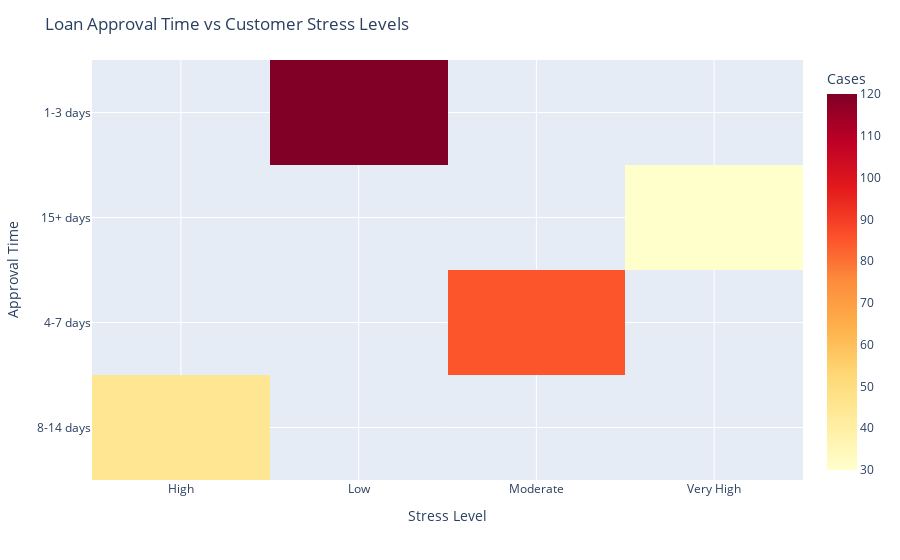

The code cell stored with this chart in its notebook:
### Code cell
import plotly.express as px
import pandas as pd

data = {
    'Approval Time': ['1-3 days', '4-7 days', '8-14 days', '15+ days'],
    'Stress Level': ['Low', 'Moderate', 'High', 'Very High'],
    'Count': [120, 85, 45, 30]  # Your actual data values
}

df = pd.DataFrame(data)

fig = px.imshow(
    pd.crosstab(df['Approval Time'], df['Stress Level'], values=df['Count'], aggfunc='sum'),
    labels=dict(x="Stress Level", y="Approval Time", color="Cases"),
    color_continuous_scale='YlOrRd',
    aspect="auto"
)
fig.update_layout(
    title="Loan Approval Time vs Customer Stress Levels",
    xaxis_nticks=4,
    yaxis_nticks=4
)
fig.show()

### Figure 1 — Plotly figure (JSON) as saved in the notebook; plotly's stock layout.template omitted (floating-point values rounded to 4 significant figures)
{"data": [{"coloraxis": "coloraxis", "hovertemplate": "Stress Level: %{x}<br>Approval Time: %{y}<br>Cases: %{z}<extra></extra>", "name": "0", "type": "heatmap", "x": ["High", "Low", "Moderate", "Very High"], "xaxis": "x", "y": ["1-3 days", "15+ days", "4-7 days", "8-14 days"], "yaxis": "y", "z": [[null, 120, null, null], [null, null, null, 30], [null, null, 85, null], [45, null, null, null]]}], "layout": {"coloraxis": {"colorbar": {"title": {"text": "Cases"}}, "colorscale": [[0, "rgb(255,255,204)"], [0.125, "rgb(255,237,160)"], [0.25, "rgb(254,217,118)"], [0.375, "rgb(254,178,76)"], [0.5, "rgb(253,141,60)"], [0.625, "rgb(252,78,42)"], [0.75, "rgb(227,26,28)"], [0.875, "rgb(189,0,38)"], [1, "rgb(128,0,38)"]]}, "margin": {"t": 60}, "title": {"text": "Loan Approval Time vs Customer Stress Levels"}, "xaxis": {"anchor": "y", "domain": [0, 1], "nticks": 4, "title": {"text": "Stress Level"}}, "yaxis": {"anchor": "x", "autorange": "reversed", "domain": [0, 1], "nticks": 4, "title": {"text": "Approval Time"}}}}
